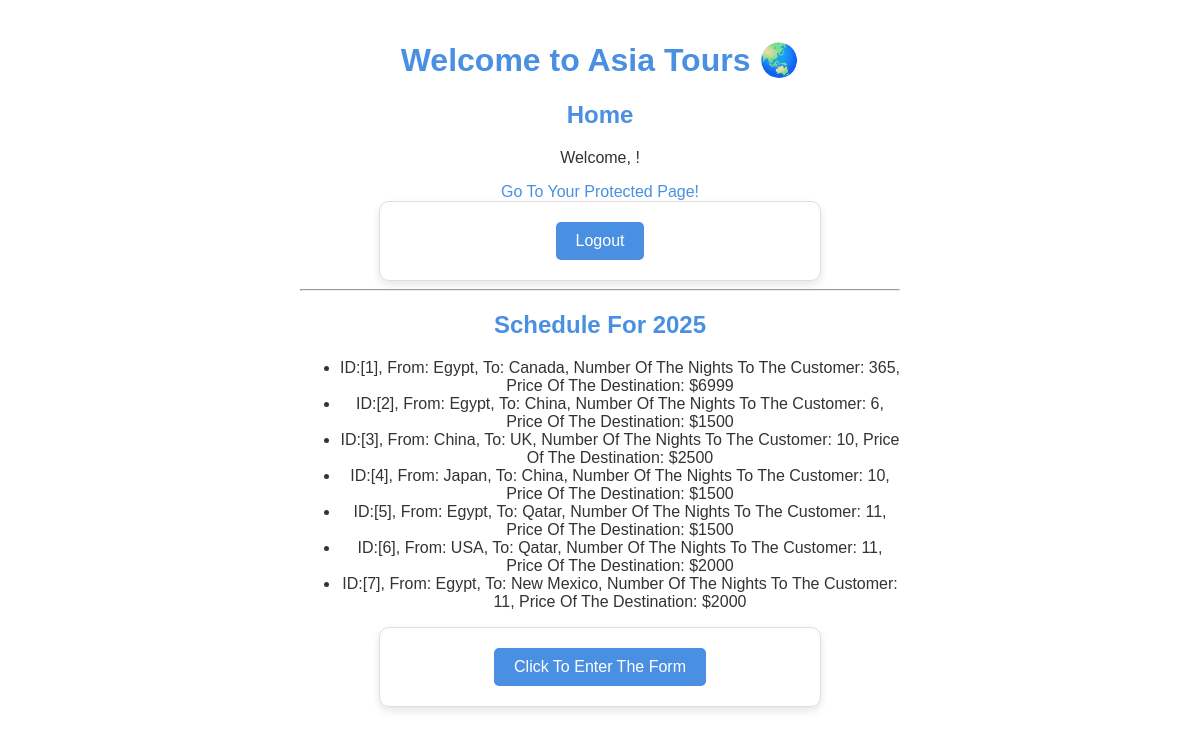
The page / on the database its author committed.
### asiatoursagency/models.py (models this page shows)
class tour(models.Model):
  origin_country = models.CharField(max_length=64)
  destination = models.CharField(max_length=64)
  Num_Of_Nights = models.IntegerField()
  price = models.IntegerField()
  def __str__(self):
    return(f"ID:[{self.id}],  From: {self.origin_country},  To: {self.destination},  Number Of The Nights To The Customer: {self.Num_Of_Nights},  Price Of The Destination: ${self.price}")

### asiatoursagency/views.py (the view)
# urls.py: path('', views.index, name='index'),
def index(request):
    tours = tour.objects.all()
    context = {'tours': tours}
    return render(request, 'tours/index.html', context)

### asiatoursagency/templates/tours/index.html (shortened to what this page needs)
{% load static %}
<!DOCTYPE html>
<html lang="en">
<head>
  <link rel="stylesheet" href="{% static 'styles/main_style.css' %}">
</head>
<body>
  <div class="container">
    <h1>Welcome to Asia Tours 🌏</h1>
    <h2>Home</h2>
    <p>Welcome, {{ request.user.username }}!</p>
    <a href="{% url 'protected' %}">Go To Your Protected Page!</a>
    <form action="{% url 'logout' %}" method="post">
      <button type="submit">Logout</button>
    </form>
    <hr>
    <h2>Schedule For 2025</h2>
    <ul>
      {% for tour in tours %}
      <li>{{ tour }}</li>
      {% empty %}
      <li>No tours scheduled yet.</li>
      {% endfor %}
    </ul>
    <div class="centered-content">
      <form action="{% url 'contact' %}" method="get">
        <button type="submit" class="btn">Click To Enter The Form</button>
      </form>
    </div>
  </div>
</body>
</html>

### asiatoursagency/static/styles/main_style.css (style rules this page uses)
body { font-family: Arial, Helvetica, sans-serif; background-color: rgb(255, 255, 255); color: #333; text-align: center; margin: 0; padding: 20px; }
.container { max-width: 600px; margin: 0 auto; }
h1, h2 { color: #4a90e2; }
a { text-decoration: none; color: #4a90e2; }
button { background-color: #4a90e2; color: #fff; padding: 10px 20px; border: none; border-radius: 5px; cursor: pointer; font-size: 16px; }
form { max-width: 400px; margin: 0 auto; border: 1px solid #ddd; border-radius: 10px; box-shadow: 0px 4px 8px rgba(0, 0, 0, 0.1); padding: 20px; }

### rows shown on the page
tour: id+origin_country+destination "ID:[1], From: Egypt, To: Canada, Number Of The Nights To The Customer: 365, Price Of The Destination: $6999"
tour: id+origin_country+destination "ID:[2], From: Egypt, To: China, Number Of The Nights To The Customer: 6, Price Of The Destination: $1500"
tour: id+origin_country+destination "ID:[3], From: China, To: UK, Number Of The Nights To The Customer: 10, Price Of The Destination: $2500"
tour: id+origin_country+destination "ID:[4], From: Japan, To: China, Number Of The Nights To The Customer: 10, Price Of The Destination: $1500"
tour: id+origin_country+destination "ID:[5], From: Egypt, To: Qatar, Number Of The Nights To The Customer: 11, Price Of The Destination: $1500"
tour: id+origin_country+destination "ID:[6], From: USA, To: Qatar, Number Of The Nights To The Customer: 11, Price Of The Destination: $2000"
tour: id+origin_country+destination "ID:[7], From: Egypt, To: New Mexico, Number Of The Nights To The Customer: 11, Price Of The Destination: $2000"
